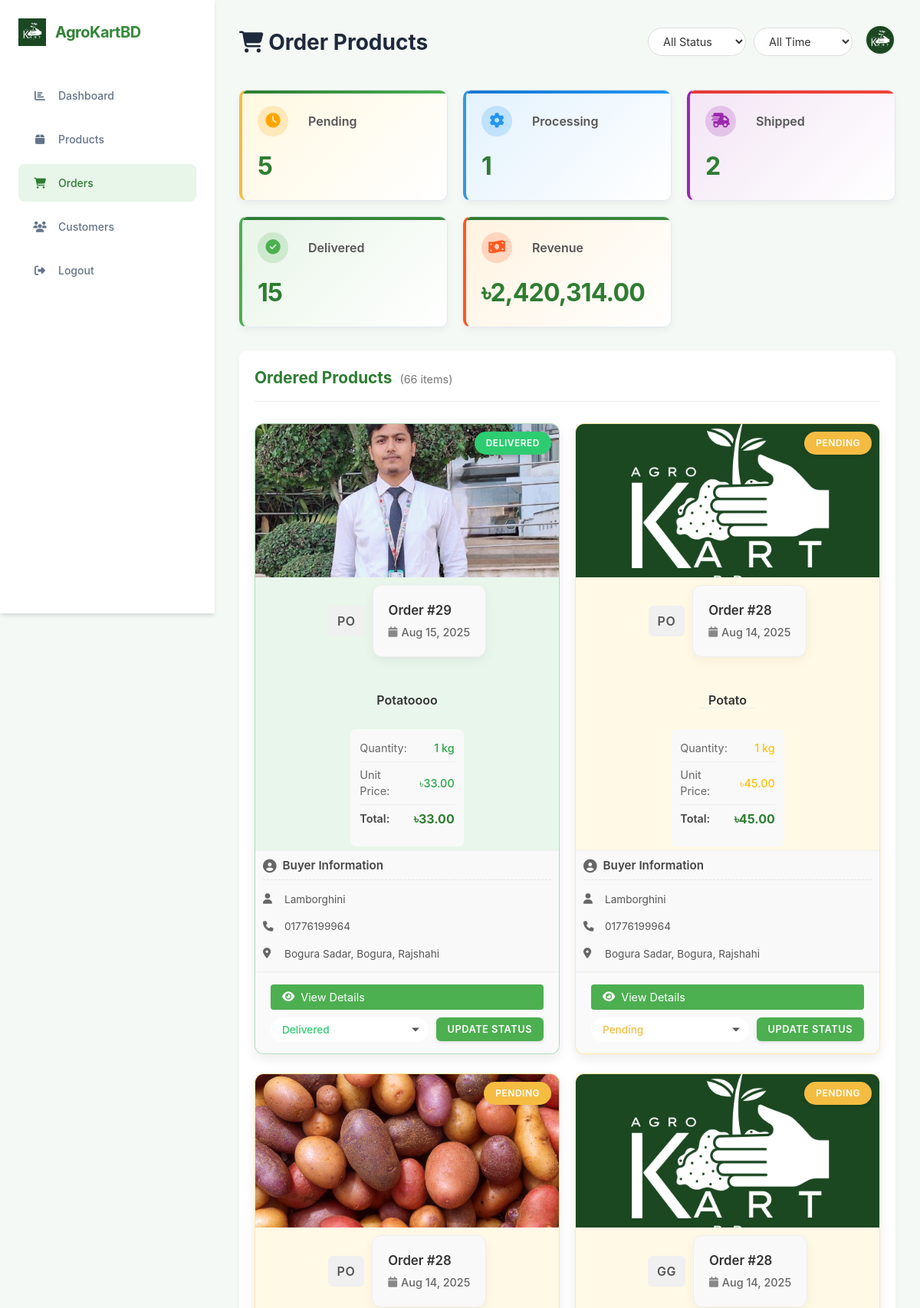
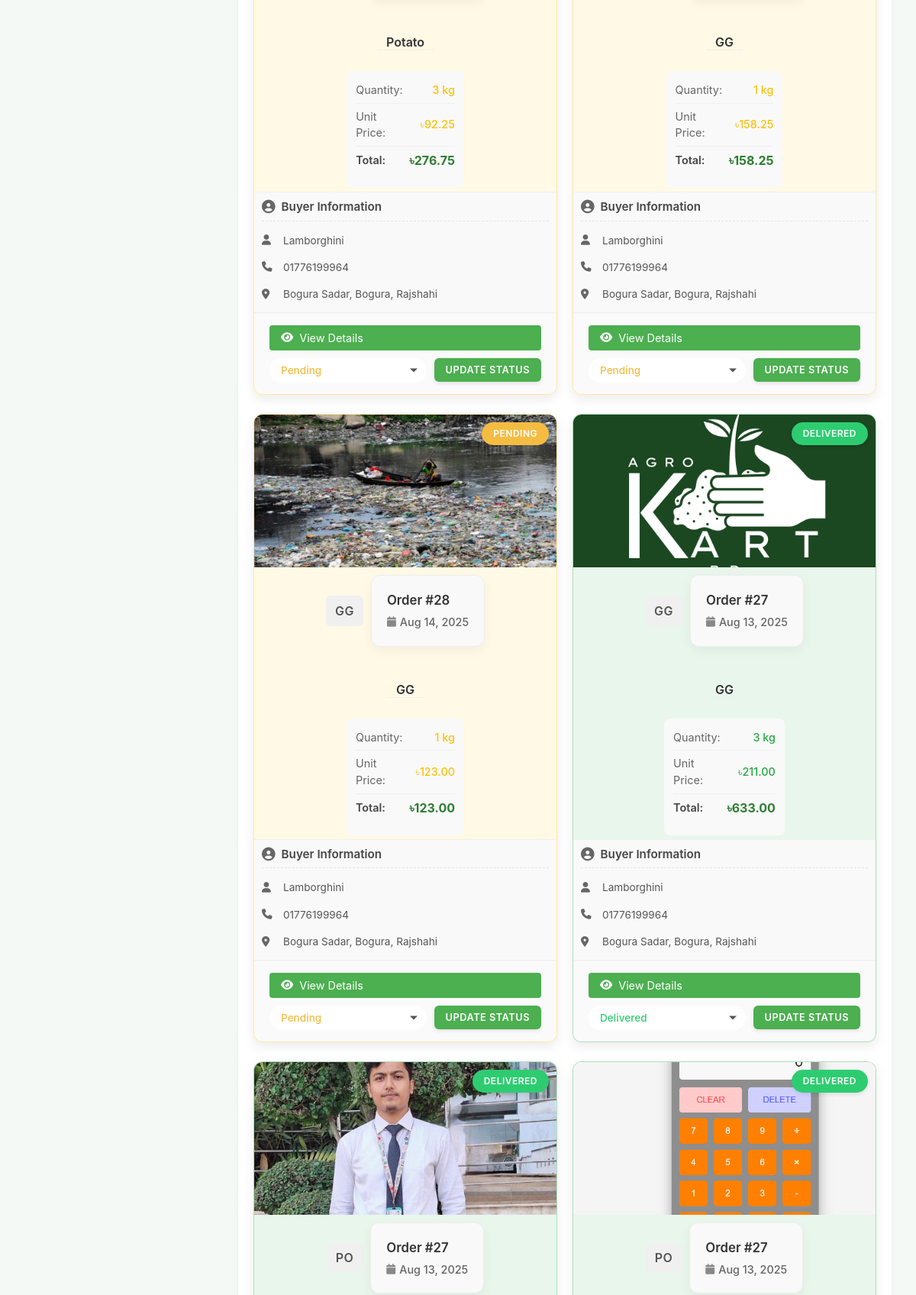
The app's page /orders.php (signed in, upper part) with its own data (2 pictures, top to bottom).
### tables this page shows
CREATE TABLE `order_items` (
  `id` int(11) NOT NULL,
  `order_id` int(11) NOT NULL,
  `product_id` int(11) NOT NULL,
  `quantity` int(11) NOT NULL,
  `price` decimal(10,2) NOT NULL
);

CREATE TABLE `products` (
  `id` int(11) NOT NULL,
  `seller_id` int(11) NOT NULL,
  `name` varchar(255) NOT NULL,
  `description` text NOT NULL,
  `price` decimal(10,2) NOT NULL,
  `unit` varchar(10) NOT NULL DEFAULT 'kg',
  `stock` int(11) NOT NULL DEFAULT 0,
  `category` varchar(100) NOT NULL,
  `image_path` varchar(255) NOT NULL,
  `created_at` timestamp NOT NULL DEFAULT current_timestamp()
);

CREATE TABLE `orders` (
  `id` int(11) NOT NULL,
  `buyer_id` int(11) NOT NULL,
  `total_amount` decimal(10,2) NOT NULL,
  `delivery_location` text NOT NULL,
  `notes` text DEFAULT NULL,
  `status` varchar(50) NOT NULL DEFAULT 'Pending',
  `created_at` timestamp NOT NULL DEFAULT current_timestamp()
);

CREATE TABLE `users` (
  `id` int(11) NOT NULL,
  `name` varchar(255) NOT NULL,
  `email` varchar(255) NOT NULL,
  `phone` varchar(20) NOT NULL,
  `division` varchar(255) DEFAULT NULL,
  `district` varchar(255) DEFAULT NULL,
  `city` varchar(255) DEFAULT NULL,
  `role` enum('Buyer','Seller') NOT NULL,
  `profile_image_path` varchar(255) DEFAULT NULL,
  `password` varchar(255) NOT NULL,
  `created_at` timestamp NOT NULL DEFAULT current_timestamp()
);

### orders.php (the view, shortened to what this page needs)
<?php
require_once 'includes/db_connect.php';
$seller_id = $_SESSION['user_id'];
$status_filter = isset($_GET['status']) ? $_GET['status'] : 'all';
$date_filter = isset($_GET['date']) ? $_GET['date'] : 'all';
$where_conditions = [];
$params = [$seller_id];
$param_types = "i";
$where_clause = count($where_conditions) > 0 ? " AND " . implode(" AND ", $where_conditions) : "";
$order_items_sql = "SELECT
                    oi.id as item_id,
                    o.id AS order_id,
                    o.status,
                    o.created_at,
                    o.notes,
                    u.name AS buyer_name,
                    u.email AS buyer_email,
                    u.phone AS buyer_phone,
                    CONCAT(u.city, ', ', u.district, ', ', u.division) AS location,
                    p.name AS product_name,
                    p.image_path,
                    p.unit,
                    oi.quantity,
                    oi.price,
                    (oi.quantity * oi.price) AS item_total
                FROM order_items oi
                JOIN orders o ON oi.order_id = o.id
                JOIN users u ON o.buyer_id = u.id
                JOIN products p ON oi.product_id = p.id
                WHERE p.seller_id = ? $where_clause
                ORDER BY o.created_at DESC";
$stmt = $conn->prepare($order_items_sql);
$stmt->bind_param($param_types, ...$params);
$stmt->execute();
$result = $stmt->get_result();
$order_items = [];
$total_sales = 0;
$status_counts = [
    'Pending' => 0,
    'Processing' => 0,
    'Shipped' => 0,
    'Delivered' => 0,
    'Cancelled' => 0
];
$unique_orders = [];
while ($row = $result->fetch_assoc()) {
    $order_items[] = $row;
    if (!isset($unique_orders[$row['order_id']])) {
        $unique_orders[$row['order_id']] = $row['status'];
        $status_counts[$row['status']]++;
    }
    if ($row['status'] === 'Delivered') {
        $total_sales += $row['item_total'];
    }
}
$stats = [
    'pending_count' => $status_counts['Pending'],
    'processing_count' => $status_counts['Processing'],
    'shipped_count' => $status_counts['Shipped'],
    'delivered_count' => $status_counts['Delivered'],
    'cancelled_count' => $status_counts['Cancelled'],
    'total_revenue' => $total_sales
];
?>
<!DOCTYPE html>
<html lang="en">
<head>
    <link rel="stylesheet" href="css/dashboard.css">
    <link rel="stylesheet" href="css/orders.css">
    <link rel="stylesheet" href="css/order-card-fixes.css">
    <link rel="stylesheet" href="https://cdnjs.cloudflare.com/ajax/libs/font-awesome/6.5.1/css/all.min.css">
</head>
<body>
    <div class="dashboard-container">
        <nav class="sidebar">
            <div class="logo">
                <img src="images/AGrO.png" alt="Logo">
                <span>AgroKartBD</span>
            </div>
            <ul class="nav-menu">
                <li><a href="dashboard.php"><span class="icon"><i class="fas fa-chart-bar"></i></span>Dashboard</a></li>
                <li><a href="products.php"><span class="icon"><i class="fas fa-box"></i></span>Products</a></li>
                <li class="active"><a href="#"><span class="icon"><i class="fas fa-shopping-cart"></i></span>Orders</a></li>
                <li><a href="customers.php"><span class="icon"><i class="fas fa-users"></i></span>Customers</a></li>
                <li><a href="php/logout.php"><span class="icon"><i class="fas fa-sign-out-alt"></i></span>Logout</a></li>
            </ul>
        </nav>
        <main class="main-content">
            <header class="top-header">
                <h1 class="page-title"><i class="fas fa-shopping-cart"></i> Order Products</h1>
                <div class="header-right">
                    <div class="search-filter">
                        <form method="GET" class="filters-form">
                            <select name="status" onchange="this.form.submit()">
                                <option value="all" <?php echo $status_filter === 'all' ? 'selected' : ''; ?>>All Status</option>
                            </select>
                            <select name="date" onchange="this.form.submit()">
                                <option value="all" <?php echo $date_filter === 'all' ? 'selected' : ''; ?>>All Time</option>
                            </select>
                        </form>
                    </div>
                    <div class="user-profile">
                        <img src="images/profiles/user_<?php echo $_SESSION['user_id']; ?>_<?php echo time(); ?>.jpg" alt="Profile" onerror="this.src='images/AGrO.png'">
                    </div>
                </div>
            </header>
            <div class="stats-container">
                <div class="stat-card pending">
                    <div class="stat-header">
                        <div class="stat-icon"><i class="fas fa-clock"></i></div><span>Pending</span>
                    </div>
                    <div class="stat-info">
                        <h2><?php echo $stats['pending_count']; ?></h2>
                    </div>
                </div>
                <div class="stat-card processing">
                    <div class="stat-header">
                        <div class="stat-icon"><i class="fas fa-cog"></i></div><span>Processing</span>
                    </div>
                    <div class="stat-info">
                        <h2><?php echo $stats['processing_count']; ?></h2>
                    </div>
                </div>
                <div class="stat-card shipped">
                    <div class="stat-header">
                        <div class="stat-icon"><i class="fas fa-shipping-fast"></i></div><span>Shipped</span>
                    </div>
                    <div class="stat-info">
                        <h2><?php echo $stats['shipped_count']; ?></h2>
                    </div>
                </div>
                <div class="stat-card delivered">
                    <div class="stat-header">
                        <div class="stat-icon"><i class="fas fa-check-circle"></i></div><span>Delivered</span>
                    </div>
                    <div class="stat-info">
                        <h2><?php echo $stats['delivered_count']; ?></h2>
                    </div>
                </div>
                <div class="stat-card revenue">
                    <div class="stat-header">
                        <div class="stat-icon"><i class="fas fa-money-bill-wave"></i></div><span>Revenue</span>
                    </div>
                    <div class="stat-info">
                        <h2>৳<?php echo number_format($stats['total_revenue'], 2); ?></h2>
                    </div>
                </div>
            </div>
            <div class="orders-product-container">
                <div class="list-header">
                    <h3>Ordered Products <span class="order-count">(<?php echo count($order_items); ?> items)</span></h3>
                </div>
                <?php if (count($order_items) > 0): ?>
                    <div class="product-orders-grid">
                        <?php foreach ($order_items as $item): ?>
                            <div class="product-order-card status-<?php echo strtolower($item['status']); ?>">
                                <div class="product-image">
                                    <img src="<?php echo !empty($item['image_path']) ? htmlspecialchars($item['image_path']) : 'images/AGrO.png'; ?>" alt="<?php echo htmlspecialchars($item['product_name']); ?>" onerror="this.src='images/AGrO.png'">
                                    <div class="order-status-badge <?php echo strtolower($item['status']); ?>">
                                        <?php echo $item['status']; ?>
                                    </div>
                                </div>
                                <div class="product-details">
                                    <div class="order-header-grid">
                                        <div class="order-code-section">
                                            <div class="order-code"><?php echo strtoupper(substr($item['product_name'], 0, 2)); ?></div>
                                        </div>
                                        <div class="order-info-section">
                                            <div class="order-id">Order #<?php echo $item['order_id']; ?></div>
                                            <div class="order-date">
                                                <i class="fas fa-calendar"></i>
                                                <span><?php echo date('M d, Y', strtotime($item['created_at'])); ?></span>
                                            </div>
                                        </div>
                                    </div>
                                    <h3 class="product-name"><?php echo htmlspecialchars($item['product_name']); ?></h3>
                                    <div class="order-details-grid">
                                        <table class="order-details-table">
                                            <tr>
                                                <td class="order-detail-label">Quantity:</td>
                                                <td class="order-detail-value"><?php echo $item['quantity']; ?> <?php echo htmlspecialchars($item['unit']); ?></td>
                                            </tr>
                                            <tr>
                                                <td class="order-detail-label">Unit Price:</td>
                                                <td class="order-detail-value">৳<?php echo number_format($item['price'], 2); ?></td>
                                            </tr>
                                            <tr class="total-row">
                                                <td class="order-detail-label">Total:</td>
                                                <td class="order-detail-value total-value">৳<?php echo number_format($item['item_total'], 2); ?></td>
                                            </tr>
                                        </table>
                                    </div>
                                </div>
                                <div class="buyer-info">
                                    <div class="buyer-header">
                                        <i class="fas fa-user-circle"></i>
                                        <h4>Buyer Information</h4>
                                    </div>
                                    <div class="buyer-details">
                                        <p><i class="fas fa-user"></i> <?php echo htmlspecialchars($item['buyer_name']); ?></p>
                                        <p><i class="fas fa-phone"></i> <?php echo htmlspecialchars($item['buyer_phone']); ?></p>
                                        <p><i class="fas fa-map-marker-alt"></i> <?php echo htmlspecialchars($item['location']); ?></p>
                                    </div>
                                </div>
                                <div class="order-actions">
                                    <div class="order-actions-row">
                                        <button type="button" class="view-details-btn" onclick="viewOrderDetails(<?php echo $item['order_id']; ?>)">
                                            <i class="fas fa-eye"></i> View Details
                                        </button>
                                        <form action="php/update_order_status.php" method="POST" class="status-update-form">
                                            <div class="status-dropdown-wrapper">
                                                <select name="status" class="status-select status-select-<?php echo strtolower($item['status']); ?>">
                                                    <?php
                                                    $statuses = ['Pending', 'Processing', 'Shipped', 'Delivered', 'Cancelled'];
                                                    foreach ($statuses as $status) {
                                                        $selected = ($item['status'] == $status) ? 'selected' : '';
                                                        echo '<option value="' . $status . '" ' . $selected . '>' . $status . '</option>';
                                                    }
                                                    ?>
                                                </select>
                                            </div>
                                            <button type="submit" class="update-btn">UPDATE STATUS</button>
                                        </form>
                                    </div>
                                </div>
                            </div>
                        <?php endforeach; ?>
                    </div>
                <?php endif; ?>
            </div>
        </main>
    </div>
    <link rel="stylesheet" href="css/orders-style.css">
</body>
</html>

### css/order-card-fixes.css (style rules this page uses)
.product-orders-grid { display: grid; grid-template-columns: repeat(auto-fill, minmax(300px, 1fr)); gap: 20px; }
.product-image { display: flex; justify-content: center; align-items: center; background-color: #f9f9f9; height: 200px; overflow: hidden; }
.product-image img { width: 100%; height: 100%; padding: 0; object-fit: cover; }
.product-name { margin: 12px 0; font-size: 1rem; padding: 0 12px; white-space: nowrap; overflow: hidden; text-overflow: ellipsis; height: auto; font-weight: 600; color: #333; }
.order-details-grid { padding: 8px 12px; margin-bottom: 5px; }
.order-details-table { width: 100%; border-collapse: collapse; margin-bottom: 10px; }
.order-details-table tr { border-bottom: 1px solid #f0f0f0; }
.order-details-table tr:last-child { border-bottom: none; }
.order-detail-label { font-size: 0.9rem; color: #666; padding: 6px 0; text-align: left; width: 40%; }
.order-detail-value { font-size: 0.9rem; font-weight: 500; padding: 6px 0; text-align: right; }
.total-row { border-top: 1px solid #ddd; margin-top: 5px; }
.total-row .order-detail-label { font-weight: 600; color: #444; }
.total-value { font-weight: 700; color: #2e7d32; font-size: 1rem; }
.product-order-card { max-height: none; border-radius: 12px; box-shadow: 0 6px 15px rgba(0, 0, 0, 0.08); transition: transform 0.3s ease, box-shadow 0.3s ease; overflow: hidden; }
.product-details { padding: 0; }
.order-header-grid { padding: 10px 12px; }
.order-status-badge { top: 10px; right: 10px; font-weight: 600; box-shadow: 0 2px 5px rgba(0, 0, 0, 0.1); }
.buyer-info { padding: 8px 10px; }
.buyer-details p { margin: 5px 0; font-size: 0.85rem; }

### css/orders-style.css (style rules this page uses)
.view-details-btn { background-color: #4CAF50; color: white; border: none; padding: 8px 15px; border-radius: 4px; cursor: pointer; font-size: 0.9rem; display: flex; align-items: center; gap: 8px; transition: all 0.3s ease; margin-bottom: 10px; }
.order-actions-row { display: flex; flex-direction: column; width: 100%; }
.order-info-section { background: #f9f9f9; padding: 20px; border-radius: 12px; box-shadow: 0 5px 15px rgba(0, 0, 0, 0.05); border: 1px solid #eee; }
.status-pending { background: rgba(255, 193, 7, 0.1); color: #ffc107; border: 1px solid rgba(255, 193, 7, 0.3); }
.status-delivered { background: rgba(40, 167, 69, 0.1); color: #28a745; border: 1px solid rgba(40, 167, 69, 0.3); }

### records on screen
order_items: product.image_path (picture), order.status "DELIVERED", product.name "PO", order "29", order.created_at "Aug 15, 2025", product.name "Potatoooo", quantity "1", product.unit "kg", price "33.00", item_total "33.00", users.name "Lamborghini", users.phone "01776199964", location "Bogura Sadar, Bogura, Rajshahi", status "Delivered"
order_items: order.status "PENDING", product.name "PO", order "28", order.created_at "Aug 14, 2025", product.name "Potato", quantity "1", product.unit "kg", price "45.00", item_total "45.00", users.name "Lamborghini", users.phone "01776199964", location "Bogura Sadar, Bogura, Rajshahi", status "Pending"
order_items: product.image_path (picture), order.status "PENDING", product.name "PO", order "28", order.created_at "Aug 14, 2025", product.name "Potato", quantity "3", product.unit "kg", price "92.25", item_total "276.75", users.name "Lamborghini", users.phone "01776199964", location "Bogura Sadar, Bogura, Rajshahi", status "Pending"
order_items: order.status "PENDING", product.name "GG", order "28", order.created_at "Aug 14, 2025", quantity "1", product.unit "kg", price "158.25", item_total "158.25", users.name "Lamborghini", users.phone "01776199964", location "Bogura Sadar, Bogura, Rajshahi", status "Pending"
order_items: product.image_path (picture), order.status "PENDING", product.name "GG", order "28", order.created_at "Aug 14, 2025", quantity "1", product.unit "kg", price "123.00", item_total "123.00", users.name "Lamborghini", users.phone "01776199964", location "Bogura Sadar, Bogura, Rajshahi", status "Pending"
order_items: order.status "DELIVERED", product.name "GG", order "27", order.created_at "Aug 13, 2025", quantity "3", product.unit "kg", price "211.00", item_total "633.00", users.name "Lamborghini", users.phone "01776199964", location "Bogura Sadar, Bogura, Rajshahi", status "Delivered"
order_items: product.image_path (picture), order.status "DELIVERED", product.name "PO", order "27", order.created_at "Aug 13, 2025"
order_items: product.image_path (picture), order.status "DELIVERED", product.name "PO", order "27", order.created_at "Aug 13, 2025"

### other values on screen
$stats['pending_count'] "5"
$stats['processing_count'] "1"
$stats['shipped_count'] "2"
$stats['delivered_count'] "15"
$stats['total_revenue'] "2,420,314.00"
count($order_items) "66"
